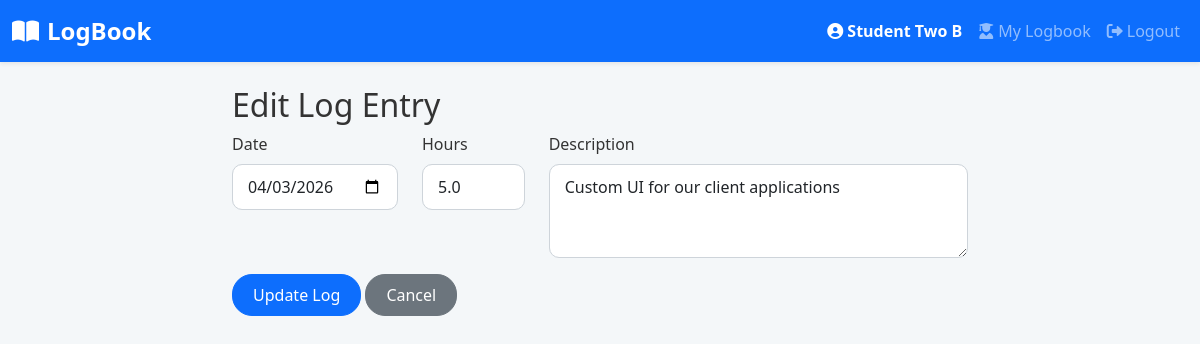
Page /pages/edit_log.php?id=7 (signed in) on the committed database.
### tables this page shows
CREATE TABLE `logs` (
  `id` int(11) NOT NULL,
  `student_id` int(11) NOT NULL,
  `log_date` date NOT NULL,
  `description` text NOT NULL,
  `hours` decimal(3,1) NOT NULL,
  `created_at` timestamp NOT NULL DEFAULT current_timestamp()
);

### pages/edit_log.php (the view, shortened to what this page needs)
<?php
require_once '../config/db.php';
$student_id = $_SESSION['user_id'];
$log_id = isset($_GET['id']) ? intval($_GET['id']) : 0;
$sql = "SELECT * FROM logs WHERE id = $log_id AND student_id = $student_id";
$result = mysqli_query($conn, $sql);
$log = mysqli_fetch_assoc($result);
include '../includes/header.php';
?>
<div class="row justify-content-center">
    <div class="col-md-8">
        <h2>Edit Log Entry</h2>
        <form action="edit_log_process.php" method="POST">
            <div class="row">
                <div class="col-md-3">
                    <div class="mb-3">
                        <label for="log_date" class="form-label">Date</label>
                        <input type="date" class="form-control" id="log_date" name="log_date" value="<?php echo $log['log_date']; ?>" required>
                    </div>
                </div>
                <div class="col-md-2">
                    <div class="mb-3">
                        <label for="hours" class="form-label">Hours</label>
                        <input type="number" step="0.5" min="0" max="24" class="form-control" id="hours" name="hours" value="<?php echo $log['hours']; ?>" required>
                    </div>
                </div>
                <div class="col-md-7">
                    <div class="mb-3">
                        <label for="description" class="form-label">Description</label>
                        <textarea class="form-control" id="description" name="description" rows="3" required><?php echo htmlspecialchars($log['description']); ?></textarea>
                    </div>
                </div>
            </div>
            <button type="submit" class="btn btn-primary">Update Log</button>
            <a href="dashboard_student.php" class="btn btn-secondary">Cancel</a>
        </form>
    </div>
</div>
<?php include '../includes/footer.php'; ?>

### assets/css/style.css (style rules this page uses)
body { background-color: #f4f7f9; font-family: 'Segoe UI', Tahoma, Geneva, Verdana, sans-serif; color: #333; }
.btn-primary, .btn-warning, .btn-danger, .btn-secondary { border-radius: 20px; padding: 8px 20px; font-weight: 500; }
.form-control, .form-select { border-radius: 10px; border: 1px solid #ced4da; padding: 10px 15px; }

### rows in the picture
logs: log_date "04/03/2026", hours "5.0", description "Custom UI for our client applications"

### other values in the picture
$_SESSION['user_name'] "Student Two B"
